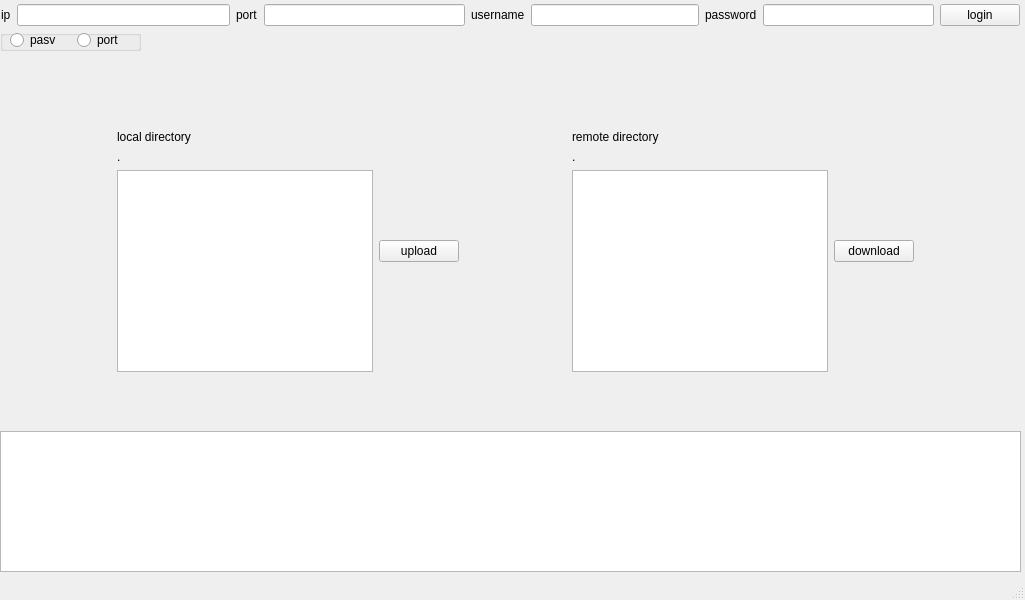
<?xml version="1.0" encoding="UTF-8"?>
<ui version="4.0">
 <class>MainWindow</class>
 <widget class="QMainWindow" name="MainWindow">
  <property name="geometry">
   <rect>
    <x>0</x>
    <y>0</y>
    <width>1025</width>
    <height>600</height>
   </rect>
  </property>
  <property name="maximumSize">
   <size>
    <width>1025</width>
    <height>600</height>
   </size>
  </property>
  <property name="windowTitle">
   <string>FTP Client</string>
  </property>
  <widget class="QWidget" name="centralwidget">
   <widget class="QGroupBox" name="groupBox">
    <property name="geometry">
     <rect>
      <x>0</x>
      <y>30</y>
      <width>141</width>
      <height>21</height>
     </rect>
    </property>
    <property name="title">
     <string/>
    </property>
    <widget class="QWidget" name="">
     <property name="geometry">
      <rect>
       <x>10</x>
       <y>0</y>
       <width>127</width>
       <height>21</height>
      </rect>
     </property>
     <layout class="QHBoxLayout" name="horizontalLayout_6">
      <item>
       <widget class="QRadioButton" name="pasvRadioButton">
        <property name="text">
         <string>pasv</string>
        </property>
       </widget>
      </item>
      <item>
       <widget class="QRadioButton" name="portRadioButton">
        <property name="text">
         <string>port</string>
        </property>
       </widget>
      </item>
     </layout>
    </widget>
   </widget>
   <widget class="QTextBrowser" name="text_display">
    <property name="geometry">
     <rect>
      <x>0</x>
      <y>431</y>
      <width>1021</width>
      <height>141</height>
     </rect>
    </property>
   </widget>
   <widget class="QWidget" name="">
    <property name="geometry">
     <rect>
      <x>1</x>
      <y>0</y>
      <width>1019</width>
      <height>30</height>
     </rect>
    </property>
    <layout class="QHBoxLayout" name="horizontalLayout_5">
     <item>
      <layout class="QHBoxLayout" name="horizontalLayout">
       <item>
        <widget class="QLabel" name="label">
         <property name="text">
          <string>ip</string>
         </property>
        </widget>
       </item>
       <item>
        <widget class="QLineEdit" name="ip_input"/>
       </item>
      </layout>
     </item>
     <item>
      <layout class="QHBoxLayout" name="horizontalLayout_2">
       <item>
        <widget class="QLabel" name="label_2">
         <property name="text">
          <string>port</string>
         </property>
        </widget>
       </item>
       <item>
        <widget class="QLineEdit" name="port_input"/>
       </item>
      </layout>
     </item>
     <item>
      <layout class="QHBoxLayout" name="horizontalLayout_3">
       <item>
        <widget class="QLabel" name="label_3">
         <property name="text">
          <string>username</string>
         </property>
        </widget>
       </item>
       <item>
        <widget class="QLineEdit" name="username_input"/>
       </item>
      </layout>
     </item>
     <item>
      <layout class="QHBoxLayout" name="horizontalLayout_4">
       <item>
        <widget class="QLabel" name="label_4">
         <property name="text">
          <string>password</string>
         </property>
        </widget>
       </item>
       <item>
        <widget class="QLineEdit" name="password_input">
         <property name="echoMode">
          <enum>QLineEdit::Password</enum>
         </property>
        </widget>
       </item>
      </layout>
     </item>
     <item>
      <widget class="QPushButton" name="login_button">
       <property name="text">
        <string>login</string>
       </property>
      </widget>
     </item>
    </layout>
   </widget>
   <widget class="QWidget" name="">
    <property name="geometry">
     <rect>
      <x>10</x>
      <y>130</y>
      <width>1011</width>
      <height>242</height>
     </rect>
    </property>
    <layout class="QHBoxLayout" name="horizontalLayout_9">
     <item>
      <spacer name="horizontalSpacer">
       <property name="orientation">
        <enum>Qt::Horizontal</enum>
       </property>
       <property name="sizeHint" stdset="0">
        <size>
         <width>40</width>
         <height>20</height>
        </size>
       </property>
      </spacer>
     </item>
     <item>
      <layout class="QHBoxLayout" name="horizontalLayout_7">
       <item>
        <layout class="QVBoxLayout" name="verticalLayout">
         <item>
          <widget class="QLabel" name="label_6">
           <property name="text">
            <string>local directory</string>
           </property>
          </widget>
         </item>
         <item>
          <widget class="QLabel" name="local_directory">
           <property name="text">
            <string>.</string>
           </property>
          </widget>
         </item>
         <item>
          <widget class="QListWidget" name="local_files"/>
         </item>
        </layout>
       </item>
       <item>
        <widget class="QPushButton" name="upload_button">
         <property name="text">
          <string>upload</string>
         </property>
        </widget>
       </item>
      </layout>
     </item>
     <item>
      <spacer name="horizontalSpacer_2">
       <property name="orientation">
        <enum>Qt::Horizontal</enum>
       </property>
       <property name="sizeHint" stdset="0">
        <size>
         <width>40</width>
         <height>20</height>
        </size>
       </property>
      </spacer>
     </item>
     <item>
      <layout class="QHBoxLayout" name="horizontalLayout_8">
       <item>
        <layout class="QVBoxLayout" name="verticalLayout_2">
         <item>
          <widget class="QLabel" name="label_8">
           <property name="text">
            <string>remote directory</string>
           </property>
          </widget>
         </item>
         <item>
          <widget class="QLabel" name="remote_directory">
           <property name="text">
            <string>.</string>
           </property>
          </widget>
         </item>
         <item>
          <widget class="QListWidget" name="remote_files"/>
         </item>
        </layout>
       </item>
       <item>
        <widget class="QPushButton" name="download_button">
         <property name="text">
          <string>download</string>
         </property>
        </widget>
       </item>
      </layout>
     </item>
     <item>
      <spacer name="horizontalSpacer_3">
       <property name="orientation">
        <enum>Qt::Horizontal</enum>
       </property>
       <property name="sizeHint" stdset="0">
        <size>
         <width>40</width>
         <height>20</height>
        </size>
       </property>
      </spacer>
     </item>
    </layout>
   </widget>
  </widget>
  <widget class="QStatusBar" name="statusbar"/>
 </widget>
 <resources/>
 <connections/>
</ui>
